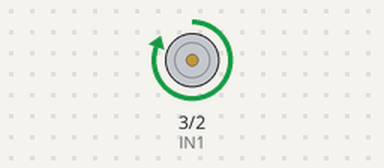
The sketch below on a simulated Arduino Uno, built with avr-gcc and run on an emulated ATmega328P. Parts: motor-driver pin pairs drawn as motors (green arrow = first pin HIGH = forward, orange = second pin HIGH = backward, longer = more drive).

Above: at 1.0 s.
At 3.5 s:
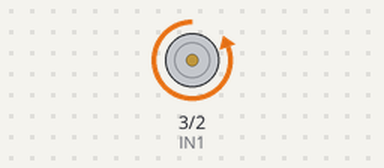
At 5.5 s:
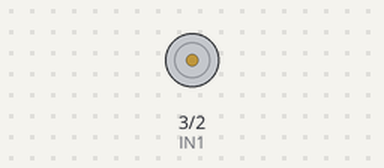
Timing chart, 0 to 7.8 s (numbered marks = the images above):
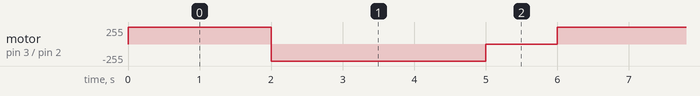

The sketch:

Motor.ino
```cpp
// uint8_t IN1 = 3;
// uint8_t IN2 = 2;

int IN1 = 3;
int IN2 = 2;


void setup()
{
    pinMode(IN1, OUTPUT);
    pinMode(IN2, OUTPUT);
}

void loop()
{
    digitalWrite(IN1, HIGH);
    digitalWrite(IN2, LOW);

    delay(2000);

    digitalWrite(IN1, LOW);
    digitalWrite(IN2, HIGH);

    delay(3000);

    digitalWrite(IN1, HIGH);
    digitalWrite(IN2, HIGH);

    delay(1000);
}
```

Measured:
- by itself, motor on pin 3 (IN1) / pin 2 (IN2): repeats every 6.0 s: backward 255/255 3.0 s, stopped 1.0 s, forward 255/255 2.0 s
